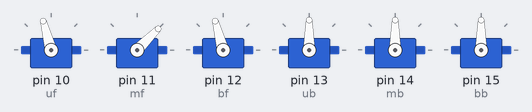
Simulated run of this sketch. Board: Arduino Uno, built with avr-gcc and run on an emulated ATmega328P. Parts: 6 × servo.

Above: at 1.05 s.
At 1.4 s:
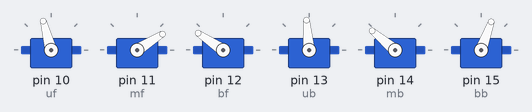
At 1.55 s:
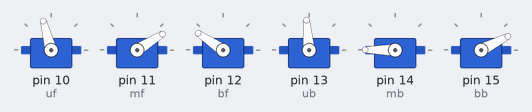
At 1.75 s:
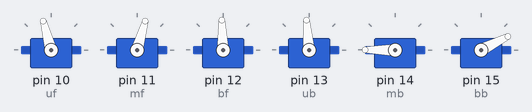
At 2.5 s:
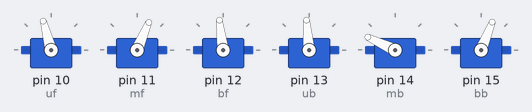
At 4.0 s:
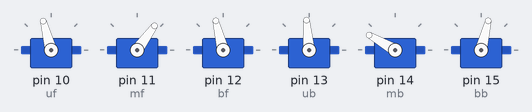
Timing chart, 0 to 4.5 s (numbered marks = the images above):
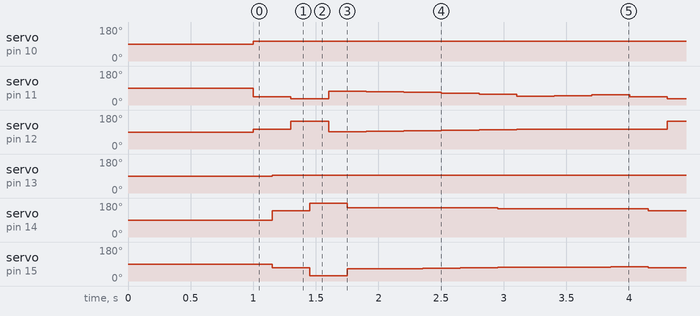

Measured:
- by itself, servo on pin 10 (uf): 90° → 105° at 1.0 s
- by itself, servo on pin 13 (ub): 90° → 95° at 1.2 s
- by itself, servo on pin 14 (mb): repeats every 3.0 s: 180° 0.30 s, 155° 1.2 s, 150° 1.2 s, 140° 0.30 s
- by itself, servo on pin 15 (bb): repeats every 3.0 s: 27° 0.30 s, 65° 0.60 s, 68° 0.30 s, 70° 0.30 s, 72° 0.60 s, 74° 0.30 s, 76° 0.30 s, 70° 0.30 s
- by itself, servo on pin 12 (bf): repeats every 3.0 s: 146° 0.30 s, 92° 0.30 s, 94° 0.30 s, 97° 0.30 s, 100° 0.30 s, 102° 0.30 s, 105° 0.60 s, 104° 0.30 s, 105° 0.30 s
- by itself, servo on pin 11 (mf): repeats every 3.0 s: 32° 0.30 s, 74° 0.30 s, 70° 0.30 s, 67° 0.30 s, 62° 0.30 s, 58° 0.30 s, 47° 0.30 s, 50° 0.30 s, 54° 0.30 s, 45° 0.30 s

The sketch:

combined_code_for_2_legs.ino
```cpp
//t2 is -ve t1or going out multi t2 ot1 python by -1
// change link lengths in the code

// front ---------goes with smooth motion
// back ----------- goes with push motion

#include <Servo.h>

// for front servos
Servo uf;
Servo mf;
Servo bf;
static int t1=150;
int spoint_u = 105;
int spoint_m = 85;
int spoint_b = 40;

// back servos
Servo ub;
Servo mb;
Servo bb;
int a=95;
int d=100;
int c=135;


void setup() {
  // put your setup code here, to run once:
// front servo
uf.attach(10);
mf.attach(11);
bf.attach(12);
//back servo
ub.attach(13);
mb.attach(14);
bb.attach(15);

_delay_ms(1000);
}
void loop()
{
//1
uf.write(spoint_u+(0));
mf.write(spoint_m+(-40));
bf.write(spoint_b+(65));
_delay_ms(t1);

  // 1 home positiom

ub.write(a+(0));
mb.write(d+(40));
bb.write(c+(-65));
_delay_ms(t1);

//2
uf.write(spoint_u+(0));
mf.write(spoint_m+(-53));
bf.write(spoint_b+(106));
_delay_ms(t1);


//2 at the top

ub.write(a+(0));
mb.write(d+(84));
bb.write(c-(108));
_delay_ms(t1);


//3
uf.write(spoint_u+(0));
mf.write(spoint_m+(-11));
bf.write(spoint_b+(52));
_delay_ms(t1);

//3 at the front extreme

ub.write(a+(0));
mb.write(d+(55));
bb.write(c-(70));
_delay_ms(t1);

//4 points for increaing smoothness of  returning path
uf.write(spoint_u+(0));
mf.write(spoint_m+(-15));
bf.write(spoint_b+(54));
_delay_ms(t1);
//push motion
//4
ub.write(a+(0));
mb.write(d+(55));
bb.write(c-(70));
_delay_ms(t1);

//5 points for increaing smoothness of  returning path
uf.write(spoint_u+(0));
mf.write(spoint_m+(-18));
bf.write(spoint_b+(57));
_delay_ms(t1);

// push motion
//5
ub.write(a+(0));
mb.write(d+(55));
bb.write(c-(67));
_delay_ms(t1);

//6 points for increaing smoothness of  returning path
uf.write(spoint_u+(0));
mf.write(spoint_m+(-23));
bf.write(spoint_b+(60));
_delay_ms(t1);
// push motion
//6
ub.write(a+(0));
mb.write(d+(55));
bb.write(c-(65));
_delay_ms(t1);


//7   half returning path complete
uf.write(spoint_u+(0));
mf.write(spoint_m+(-27));
bf.write(spoint_b+(62));
_delay_ms(t1);

// push half complete                               can even decrease the value of servo 2 for an efficient push motion
//7
// half mid of returning back
ub.write(a+(0));
mb.write(d+(50));
bb.write(c-(63));
_delay_ms(t1);

//8 points for increaing smoothness of  returning path
uf.write(spoint_u+(0));
mf.write(spoint_m+(-38));
bf.write(spoint_b+(65));
_delay_ms(t1);


// push motion
//8
ub.write(a+(0));
mb.write(d+(50));
bb.write(c-(63));
_delay_ms(t1);

//9 points for increaing smoothness of  returning path
uf.write(spoint_u+(0));
mf.write(spoint_m+(-35));
bf.write(spoint_b+(65));
_delay_ms(t1);

// push motion
//9
ub.write(a+(0));
mb.write(d+(50));
bb.write(c-(61));
_delay_ms(t1);

//10 points for increaing smoothness of  returning path
uf.write(spoint_u+(0));
mf.write(spoint_m+(-31));
bf.write(spoint_b+(64));
_delay_ms(t1);

// push mtotion
//10
ub.write(a+(0));
mb.write(d+(50));
bb.write(c-(59));
_delay_ms(t1);

}
/*
/1
uf.write(spoint_u+(0));
mf.write(spoint_m+(-4));
bf.write(spoint_b+(39));
_delay_ms(t1);
//2
uf.write(spoint_u+(0));
mf.write(spoint_m+(-8));
bf.write(spoint_b+(42));
_delay_ms(t1);
//3
uf.write(spoint_u+(0));
mf.write(spoint_m+(-11));
bf.write(spoint_b+(45));
_delay_ms(t1);
//4
uf.write(spoint_u+(0));
mf.write(spoint_m+(-16));
bf.write(spoint_b+(48));
_delay_ms(t1);
//5
uf.write(spoint_u+(0));
mf.write(spoint_m+(-21));
bf.write(spoint_b+(51));
_delay_ms(t1);
//6
uf.write(spoint_u+(0));
mf.write(spoint_m+(-24));
bf.write(spoint_b+(53));
_delay_ms(t1);
//7
uf.write(spoint_u+(0));
mf.write(spoint_m+(-28));
bf.write(spoint_b+(54));
_delay_ms(t1);

uf.write(spoint_u+(0));
mf.write(spoint_m+(-31));
bf.write(spoint_b+(55));
_delay_ms(t1);

uf.write(spoint_u+(0));
mf.write(spoint_m+(-33));
bf.write(spoint_b+(55));
_delay_ms(t1);
*/
```

front_leg_motion_resolved_and_push.cpp
```cpp
//t2 is -ve t1or going out multi t2 ot1 python by -1
// change link lengths in the code

// front ---------goes with path smoothened and old code
// back ----------- goes with push motion

#include <Servo.h>

// for front servos
Servo uf;
Servo mf;
Servo bf;
static int t1=150;
int spoint_u = 105;
int spoint_m = 85;
int spoint_b = 40;

// back servos
Servo ub;
Servo mb;
Servo bb;
int a=95;
int d=100;
int c=135;


void setup() {
  // put your setup code here, to run once:
// front servo
uf.attach(10);
mf.attach(11);
bf.attach(12);
//back servo
ub.attach(13);
mb.attach(14);
bb.attach(15);

_delay_ms(1000);
}
void loop()
{
//1
uf.write(spoint_u+(0));
mf.write(spoint_m+(-40));
bf.write(spoint_b+(65));
_delay_ms(t1);

  // 1 home positiom

ub.write(a+(0));
mb.write(d+(40));
bb.write(c+(-65));
_delay_ms(t1);

//2
uf.write(spoint_u+(0));
mf.write(spoint_m+(-53));
bf.write(spoint_b+(106));
_delay_ms(t1);


//2 at the top

ub.write(a+(0));
mb.write(d+(84));
bb.write(c-(108));
_delay_ms(t1);

// more points leg 1
uf.write(spoint_u+(0));
mf.write(spoint_m+(-50));
bf.write(spoint_b+(103));
_delay_ms(t1);

uf.write(spoint_u+(0));
mf.write(spoint_m+(-43));
bf.write(spoint_b+(94));
_delay_ms(t1);

uf.write(spoint_u+(0));
mf.write(spoint_m+(-24));
bf.write(spoint_b+(67));
_delay_ms(t1);
//3
uf.write(spoint_u+(0));
mf.write(spoint_m+(-11));
bf.write(spoint_b+(52));
_delay_ms(t1);

//3 at the front extreme

ub.write(a+(0));
mb.write(d+(55));
bb.write(c-(70));
_delay_ms(t1);

//4 points for increaing smoothness of  returning path
uf.write(spoint_u+(0));
mf.write(spoint_m+(-15));
bf.write(spoint_b+(54));
_delay_ms(t1);
//push motion
//4
ub.write(a+(0));
mb.write(d+(55));
bb.write(c-(70));
_delay_ms(t1);

//5 points for increaing smoothness of  returning path
uf.write(spoint_u+(0));
mf.write(spoint_m+(-18));
bf.write(spoint_b+(57));
_delay_ms(t1);

// push motion
//5
ub.write(a+(0));
mb.write(d+(55));
bb.write(c-(67));
_delay_ms(t1);

//6 points for increaing smoothness of  returning path
uf.write(spoint_u+(0));
mf.write(spoint_m+(-23));
bf.write(spoint_b+(60));
_delay_ms(t1);
// push motion
//6
ub.write(a+(0));
mb.write(d+(55));
bb.write(c-(65));
_delay_ms(t1);


//7   half returning path complete
uf.write(spoint_u+(0));
mf.write(spoint_m+(-27));
bf.write(spoint_b+(62));
_delay_ms(t1);

// push half complete                               can even decrease the value of servo 2 for an efficient push motion
//7
// half mid of returning back
ub.write(a+(0));
mb.write(d+(50));
bb.write(c-(63));
_delay_ms(t1);

//8 points for increaing smoothness of  returning path
uf.write(spoint_u+(0));
mf.write(spoint_m+(-38));
bf.write(spoint_b+(65));
_delay_ms(t1);


// push motion
//8
ub.write(a+(0));
mb.write(d+(50));
bb.write(c-(63));
_delay_ms(t1);

//9 points for increaing smoothness of  returning path
uf.write(spoint_u+(0));
mf.write(spoint_m+(-35));
bf.write(spoint_b+(65));
_delay_ms(t1);

// push motion
//9
ub.write(a+(0));
mb.write(d+(50));
bb.write(c-(61));
_delay_ms(t1);

//10 points for increaing smoothness of  returning path
uf.write(spoint_u+(0));
mf.write(spoint_m+(-31));
bf.write(spoint_b+(64));
_delay_ms(t1);

// push mtotion
//10
ub.write(a+(0));
mb.write(d+(50));
bb.write(c-(59));
_delay_ms(t1);

}
/*
/1
uf.write(spoint_u+(0));
mf.write(spoint_m+(-4));
bf.write(spoint_b+(39));
_delay_ms(t1);
//2
uf.write(spoint_u+(0));
mf.write(spoint_m+(-8));
bf.write(spoint_b+(42));
_delay_ms(t1);
//3
uf.write(spoint_u+(0));
mf.write(spoint_m+(-11));
bf.write(spoint_b+(45));
_delay_ms(t1);
//4
uf.write(spoint_u+(0));
mf.write(spoint_m+(-16));
bf.write(spoint_b+(48));
_delay_ms(t1);
//5
uf.write(spoint_u+(0));
mf.write(spoint_m+(-21));
bf.write(spoint_b+(51));
_delay_ms(t1);
//6
uf.write(spoint_u+(0));
mf.write(spoint_m+(-24));
bf.write(spoint_b+(53));
_delay_ms(t1);
//7
uf.write(spoint_u+(0));
mf.write(spoint_m+(-28));
bf.write(spoint_b+(54));
_delay_ms(t1);

uf.write(spoint_u+(0));
mf.write(spoint_m+(-31));
bf.write(spoint_b+(55));
_delay_ms(t1);

uf.write(spoint_u+(0));
mf.write(spoint_m+(-33));
bf.write(spoint_b+(55));
_delay_ms(t1);
*/
```
